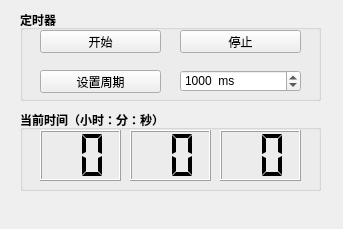
<?xml version="1.0" encoding="UTF-8"?>
<ui version="4.0">
 <class>Form</class>
 <widget class="QWidget" name="Form">
  <property name="geometry">
   <rect>
    <x>0</x>
    <y>0</y>
    <width>343</width>
    <height>229</height>
   </rect>
  </property>
  <property name="windowTitle">
   <string>定时器</string>
  </property>
  <widget class="QGroupBox" name="groupBox">
   <property name="geometry">
    <rect>
     <x>20</x>
     <y>10</y>
     <width>301</width>
     <height>91</height>
    </rect>
   </property>
   <property name="font">
    <font>
     <weight>75</weight>
     <bold>true</bold>
    </font>
   </property>
   <property name="title">
    <string>定时器</string>
   </property>
   <widget class="QPushButton" name="btnStart">
    <property name="geometry">
     <rect>
      <x>20</x>
      <y>20</y>
      <width>121</width>
      <height>23</height>
     </rect>
    </property>
    <property name="font">
     <font>
      <weight>50</weight>
      <bold>false</bold>
     </font>
    </property>
    <property name="text">
     <string>开始</string>
    </property>
   </widget>
   <widget class="QPushButton" name="btnStop">
    <property name="geometry">
     <rect>
      <x>160</x>
      <y>20</y>
      <width>121</width>
      <height>23</height>
     </rect>
    </property>
    <property name="font">
     <font>
      <weight>50</weight>
      <bold>false</bold>
     </font>
    </property>
    <property name="text">
     <string>停止</string>
    </property>
   </widget>
   <widget class="QPushButton" name="btnSetIntv">
    <property name="geometry">
     <rect>
      <x>20</x>
      <y>60</y>
      <width>121</width>
      <height>23</height>
     </rect>
    </property>
    <property name="font">
     <font>
      <weight>50</weight>
      <bold>false</bold>
     </font>
    </property>
    <property name="text">
     <string>设置周期</string>
    </property>
   </widget>
   <widget class="QSpinBox" name="spinBoxIntv">
    <property name="geometry">
     <rect>
      <x>160</x>
      <y>60</y>
      <width>121</width>
      <height>22</height>
     </rect>
    </property>
    <property name="font">
     <font>
      <family>MS Shell Dlg 2</family>
      <weight>50</weight>
      <bold>false</bold>
     </font>
    </property>
    <property name="suffix">
     <string>  ms</string>
    </property>
    <property name="maximum">
     <number>2000</number>
    </property>
    <property name="singleStep">
     <number>1</number>
    </property>
    <property name="stepType">
     <enum>QAbstractSpinBox::DefaultStepType</enum>
    </property>
    <property name="value">
     <number>1000</number>
    </property>
    <property name="displayIntegerBase">
     <number>10</number>
    </property>
   </widget>
  </widget>
  <widget class="QGroupBox" name="groupBox_2">
   <property name="geometry">
    <rect>
     <x>20</x>
     <y>110</y>
     <width>301</width>
     <height>81</height>
    </rect>
   </property>
   <property name="font">
    <font>
     <weight>75</weight>
     <bold>true</bold>
    </font>
   </property>
   <property name="title">
    <string>当前时间（小时：分：秒）</string>
   </property>
   <widget class="QLCDNumber" name="LCDHour">
    <property name="geometry">
     <rect>
      <x>20</x>
      <y>20</y>
      <width>81</width>
      <height>51</height>
     </rect>
    </property>
    <property name="digitCount">
     <number>2</number>
    </property>
    <property name="segmentStyle">
     <enum>QLCDNumber::Flat</enum>
    </property>
   </widget>
   <widget class="QLCDNumber" name="LCDMin">
    <property name="geometry">
     <rect>
      <x>110</x>
      <y>20</y>
      <width>81</width>
      <height>51</height>
     </rect>
    </property>
    <property name="digitCount">
     <number>2</number>
    </property>
    <property name="segmentStyle">
     <enum>QLCDNumber::Flat</enum>
    </property>
   </widget>
   <widget class="QLCDNumber" name="LCDSec">
    <property name="geometry">
     <rect>
      <x>200</x>
      <y>20</y>
      <width>81</width>
      <height>51</height>
     </rect>
    </property>
    <property name="digitCount">
     <number>2</number>
    </property>
    <property name="segmentStyle">
     <enum>QLCDNumber::Flat</enum>
    </property>
   </widget>
  </widget>
  <widget class="QLabel" name="LabElapsedTime">
   <property name="geometry">
    <rect>
     <x>10</x>
     <y>200</y>
     <width>371</width>
     <height>16</height>
    </rect>
   </property>
   <property name="text">
    <string>     </string>
   </property>
  </widget>
 </widget>
 <resources/>
 <connections/>
</ui>
